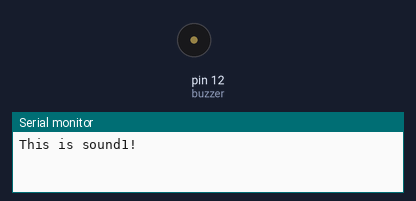
The sketch below on a simulated Arduino Uno, built with avr-gcc and run on an emulated ATmega328P. Parts: buzzer (waves = sounding), the last lines printed to the serial monitor.

Above: at 0.3 s.
At 5.4 s:
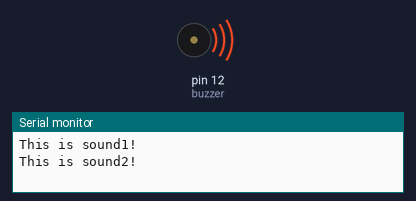
Timing chart, 0 to 7.1 s (numbered marks = the images above):
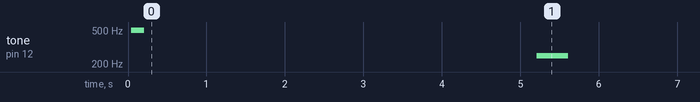

Measured:
- by itself, tone on pin 12 (buzzer): silent → 496 Hz at 0.04 s, → silent 0.16 s later, → 249 Hz 5.0 s later, → silent 0.40 s later

The sketch:

runner.ino
```cpp
int buzzer = 12; // set the buzzer control digital IO pin
void setup() {
  pinMode(buzzer, OUTPUT); // set pin 8 as output
 Serial.begin(115200);
}

void loop() {
  //sound1
  Serial.println("This is sound1!");
  for (int i = 0; i < 80; i++) {  // make a sound
  digitalWrite(buzzer, HIGH); // send high signal to buzzer
  delay(1); // delay 1ms
  digitalWrite(buzzer, LOW); // send low signal to buzzer
  delay(1);
  }
 delay(5000);

  //sound2
  Serial.println("This is sound2!");
  for (int j = 0; j < 100; j++) { //make another sound
  digitalWrite(buzzer, HIGH);
  delay(2); // delay 2ms
  digitalWrite(buzzer, LOW);
  delay(2);
   }
   delay(5000);

//sound3
Serial.println("This is sound3!");
for(int i =0;i<100;i++)
{
  digitalWrite(buzzer,HIGH);
  delay(10);
  digitalWrite(buzzer,LOW);
  delay(5000);
}

//sound4
Serial.println("This is sound4!");
for(int i=0;i<69;i++)
{
    digitalWrite(buzzer,LOW);
    delay(6);
    digitalWrite(buzzer,HIGH);
    delay(9);
 }
 delay(5000);

}
```
